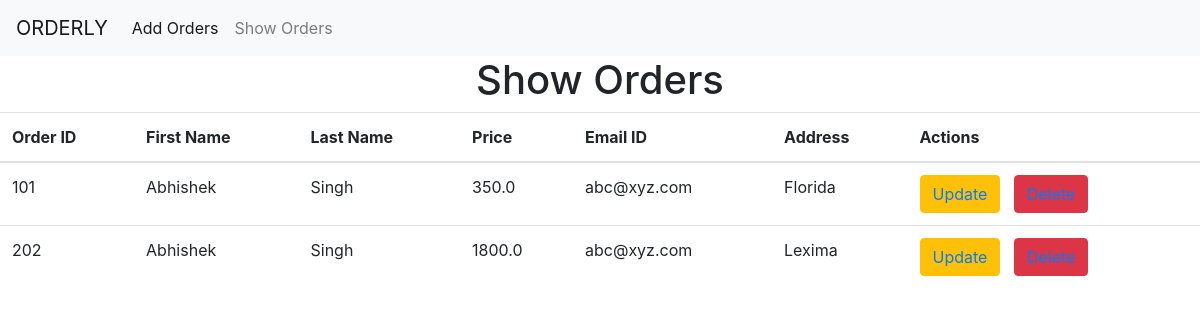
The page /sv/ on the database as committed earlier.
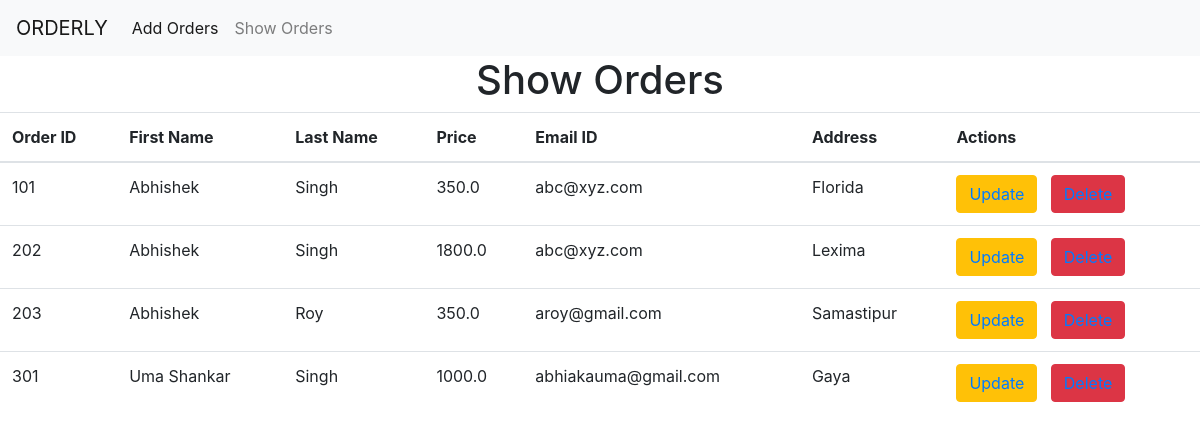
The same page on the database as committed later.
### orders/models.py (models this page shows, shortened)
class Orders(models.Model):
    oid = models.IntegerField(primary_key=True)
    fname = models.CharField(max_length=20)
    lname = models.CharField(max_length=20)
    price = models.FloatField()
    mail = models.EmailField()
    addr = models.CharField(max_length=50)

### orders/views.py (the view)
# urls.py: path('sv/', views.showView, name='show_url'),
def showView(request):
    obj = Orders.objects.all()
    template_name = 'orders/show.html'
    context = {'obj': obj}
    return render(request, template_name, context)

### orders/templates/orders/show.html (shortened to what this page needs)
{% extends 'orders/layout.html' %}
{% block content %}
<center><h1>Show Orders</h1></center>
<table class="table">
    <thead>
      <tr>
        <th scope="col">Order ID</th>
        <th scope="col">First Name</th>
        <th scope="col">Last Name</th>
        <th scope="col">Price</th>
        <th scope="col">Email ID</th>
        <th scope="col">Address</th>
        <th scope="col">Actions</th>
      </tr>
    </thead>
    <tbody>
    {% for i in obj %}
      <tr>
        <td>{{i.oid}}</td>
        <td>{{i.fname}}</td>
        <td>{{i.lname}}</td>
        <td>{{i.price}}</td>
        <td>{{i.mail}}</td>
        <td>{{i.addr}}</td>
        <td>
            <button class="btn btn-warning"><a href="{% url 'update_url' i.oid %}">Update</a></button>&nbsp;&nbsp;
            <button class="btn btn-danger"><a href="{% url 'delete_url' i.oid %}">Delete</a></button>
        </td>
      </tr>
    {% endfor %}
    </tbody>
  </table>
{% endblock %}

Rows that differ between the two databases and show on the page:
added Orders: oid "203", fname "Abhishek", lname "Roy", price "350.0", mail "aroy@gmail.com", addr "Samastipur"
added Orders: oid "301", fname "Uma Shankar", lname "Singh", price "1000.0", mail "abhiakauma@gmail.com", addr "Gaya"
